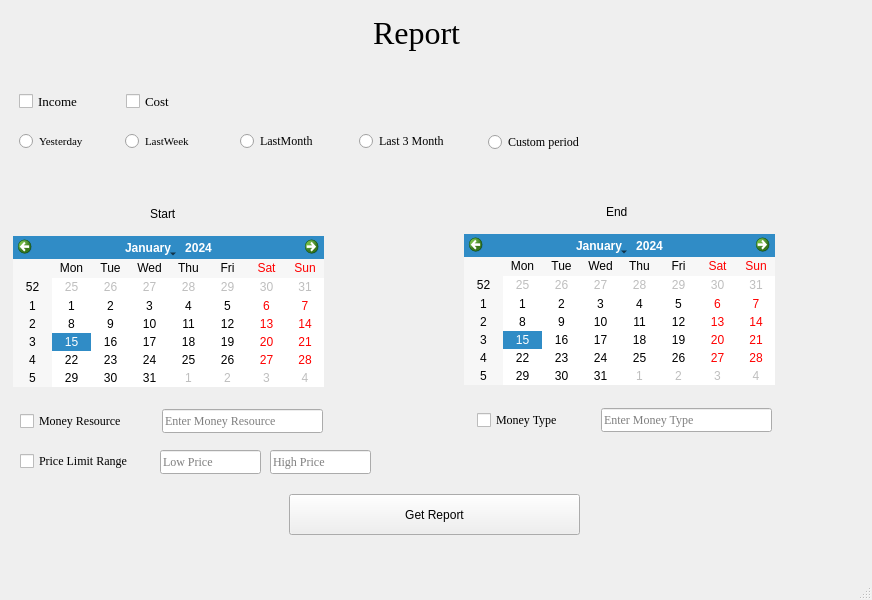
<?xml version="1.0" encoding="UTF-8"?>
<ui version="4.0">
 <class>MainWindow</class>
 <widget class="QMainWindow" name="MainWindow">
  <property name="geometry">
   <rect>
    <x>0</x>
    <y>0</y>
    <width>872</width>
    <height>600</height>
   </rect>
  </property>
  <property name="windowTitle">
   <string>MainWindow</string>
  </property>
  <widget class="QWidget" name="centralwidget">
   <widget class="QLabel" name="report_label">
    <property name="geometry">
     <rect>
      <x>373</x>
      <y>12</y>
      <width>111</width>
      <height>41</height>
     </rect>
    </property>
    <property name="font">
     <font>
      <family>Times New Roman</family>
      <pointsize>24</pointsize>
     </font>
    </property>
    <property name="text">
     <string>Report</string>
    </property>
   </widget>
   <widget class="QCheckBox" name="income_checkbox">
    <property name="geometry">
     <rect>
      <x>19</x>
      <y>90</y>
      <width>83</width>
      <height>22</height>
     </rect>
    </property>
    <property name="font">
     <font>
      <family>Times New Roman</family>
      <pointsize>10</pointsize>
     </font>
    </property>
    <property name="text">
     <string>Income</string>
    </property>
   </widget>
   <widget class="QCalendarWidget" name="start_calender">
    <property name="geometry">
     <rect>
      <x>13</x>
      <y>236</y>
      <width>311</width>
      <height>151</height>
     </rect>
    </property>
   </widget>
   <widget class="QRadioButton" name="yesterday_radio">
    <property name="geometry">
     <rect>
      <x>19</x>
      <y>130</y>
      <width>97</width>
      <height>22</height>
     </rect>
    </property>
    <property name="font">
     <font>
      <family>Times New Roman</family>
      <pointsize>8</pointsize>
     </font>
    </property>
    <property name="text">
     <string>Yesterday</string>
    </property>
   </widget>
   <widget class="QRadioButton" name="lastweek_radio">
    <property name="geometry">
     <rect>
      <x>125</x>
      <y>130</y>
      <width>97</width>
      <height>22</height>
     </rect>
    </property>
    <property name="font">
     <font>
      <family>Times New Roman</family>
      <pointsize>8</pointsize>
     </font>
    </property>
    <property name="text">
     <string>LastWeek</string>
    </property>
   </widget>
   <widget class="QRadioButton" name="lastmonth_radio">
    <property name="geometry">
     <rect>
      <x>240</x>
      <y>130</y>
      <width>97</width>
      <height>22</height>
     </rect>
    </property>
    <property name="font">
     <font>
      <family>Times New Roman</family>
      <weight>50</weight>
      <bold>false</bold>
     </font>
    </property>
    <property name="text">
     <string>LastMonth</string>
    </property>
   </widget>
   <widget class="QRadioButton" name="last3month_radio">
    <property name="geometry">
     <rect>
      <x>359</x>
      <y>130</y>
      <width>101</width>
      <height>22</height>
     </rect>
    </property>
    <property name="font">
     <font>
      <family>Times New Roman</family>
     </font>
    </property>
    <property name="text">
     <string>Last 3 Month</string>
    </property>
   </widget>
   <widget class="QRadioButton" name="custom_radio">
    <property name="geometry">
     <rect>
      <x>488</x>
      <y>131</y>
      <width>111</width>
      <height>22</height>
     </rect>
    </property>
    <property name="font">
     <font>
      <family>Times New Roman</family>
     </font>
    </property>
    <property name="text">
     <string>Custom period</string>
    </property>
   </widget>
   <widget class="QLabel" name="label">
    <property name="geometry">
     <rect>
      <x>150</x>
      <y>206</y>
      <width>31</width>
      <height>16</height>
     </rect>
    </property>
    <property name="text">
     <string>Start</string>
    </property>
   </widget>
   <widget class="QLabel" name="label_2">
    <property name="geometry">
     <rect>
      <x>606</x>
      <y>204</y>
      <width>31</width>
      <height>16</height>
     </rect>
    </property>
    <property name="text">
     <string>End</string>
    </property>
   </widget>
   <widget class="QCalendarWidget" name="end_calender">
    <property name="geometry">
     <rect>
      <x>464</x>
      <y>234</y>
      <width>311</width>
      <height>151</height>
     </rect>
    </property>
   </widget>
   <widget class="QCheckBox" name="cost_check_box">
    <property name="geometry">
     <rect>
      <x>126</x>
      <y>90</y>
      <width>83</width>
      <height>22</height>
     </rect>
    </property>
    <property name="font">
     <font>
      <family>Times New Roman</family>
      <pointsize>10</pointsize>
     </font>
    </property>
    <property name="text">
     <string>Cost</string>
    </property>
   </widget>
   <widget class="QCheckBox" name="resoruce_checkbox">
    <property name="geometry">
     <rect>
      <x>20</x>
      <y>410</y>
      <width>131</width>
      <height>22</height>
     </rect>
    </property>
    <property name="font">
     <font>
      <family>Times New Roman</family>
     </font>
    </property>
    <property name="text">
     <string>Money Resource</string>
    </property>
   </widget>
   <widget class="QCheckBox" name="checkBox_2">
    <property name="geometry">
     <rect>
      <x>477</x>
      <y>409</y>
      <width>101</width>
      <height>22</height>
     </rect>
    </property>
    <property name="font">
     <font>
      <family>Times New Roman</family>
     </font>
    </property>
    <property name="text">
     <string>Money Type </string>
    </property>
   </widget>
   <widget class="QLineEdit" name="lineEdit">
    <property name="geometry">
     <rect>
      <x>162</x>
      <y>409</y>
      <width>161</width>
      <height>24</height>
     </rect>
    </property>
    <property name="font">
     <font>
      <family>Times New Roman</family>
      <pointsize>9</pointsize>
     </font>
    </property>
    <property name="placeholderText">
     <string>Enter Money Resource</string>
    </property>
   </widget>
   <widget class="QLineEdit" name="type_checkbox">
    <property name="geometry">
     <rect>
      <x>601</x>
      <y>408</y>
      <width>171</width>
      <height>24</height>
     </rect>
    </property>
    <property name="font">
     <font>
      <family>Times New Roman</family>
      <pointsize>9</pointsize>
     </font>
    </property>
    <property name="placeholderText">
     <string>Enter Money Type</string>
    </property>
   </widget>
   <widget class="QCheckBox" name="checkBox">
    <property name="geometry">
     <rect>
      <x>20</x>
      <y>450</y>
      <width>131</width>
      <height>22</height>
     </rect>
    </property>
    <property name="font">
     <font>
      <family>Times New Roman</family>
     </font>
    </property>
    <property name="text">
     <string>Price Limit Range</string>
    </property>
   </widget>
   <widget class="QLineEdit" name="lineEdit_2">
    <property name="geometry">
     <rect>
      <x>160</x>
      <y>450</y>
      <width>101</width>
      <height>24</height>
     </rect>
    </property>
    <property name="font">
     <font>
      <family>Times New Roman</family>
     </font>
    </property>
    <property name="placeholderText">
     <string>Low Price</string>
    </property>
   </widget>
   <widget class="QLineEdit" name="lineEdit_3">
    <property name="geometry">
     <rect>
      <x>270</x>
      <y>450</y>
      <width>101</width>
      <height>24</height>
     </rect>
    </property>
    <property name="font">
     <font>
      <family>Times New Roman</family>
     </font>
    </property>
    <property name="placeholderText">
     <string>High Price</string>
    </property>
   </widget>
   <widget class="QPushButton" name="report_btn">
    <property name="geometry">
     <rect>
      <x>289</x>
      <y>494</y>
      <width>291</width>
      <height>41</height>
     </rect>
    </property>
    <property name="text">
     <string>Get Report</string>
    </property>
   </widget>
  </widget>
  <widget class="QMenuBar" name="menubar">
   <property name="geometry">
    <rect>
     <x>0</x>
     <y>0</y>
     <width>872</width>
     <height>25</height>
    </rect>
   </property>
  </widget>
  <widget class="QStatusBar" name="statusbar"/>
 </widget>
 <resources/>
 <connections/>
</ui>
